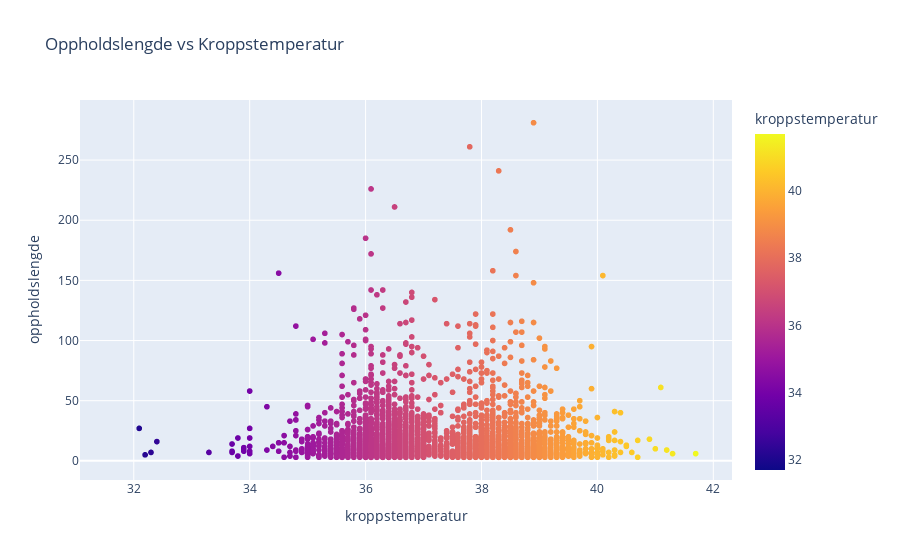

The code cell stored with this chart in its notebook:
### Code cell
# Scatter plot for oppholdslengde mot kroppstemperatur
fig = px.scatter(df_train, x="kroppstemperatur", y="oppholdslengde", title="Oppholdslengde vs Kroppstemperatur", color= "kroppstemperatur")
fig.show()

### Figure 1 — Plotly figure (JSON) as saved in the notebook; plotly's stock layout.template omitted (floating-point values rounded to 4 significant figures; data arrays with more than 128 entries replaced by an {"elided": "..."} marker saying what was removed)
{"data": [{"hovertemplate": "kroppstemperatur=%{marker.color}<br>oppholdslengde=%{y}<extra></extra>", "legendgroup": "", "marker": {"color": {"elided": "7053 float values"}, "coloraxis": "coloraxis", "symbol": "circle"}, "mode": "markers", "name": "", "showlegend": false, "type": "scattergl", "x": {"elided": "7053 float values"}, "xaxis": "x", "y": {"elided": "7053 int values"}, "yaxis": "y"}], "layout": {"coloraxis": {"colorbar": {"title": {"text": "kroppstemperatur"}}, "colorscale": [[0, "#0d0887"], [0.1111, "#46039f"], [0.2222, "#7201a8"], [0.3333, "#9c179e"], [0.4444, "#bd3786"], [0.5556, "#d8576b"], [0.6667, "#ed7953"], [0.7778, "#fb9f3a"], [0.8889, "#fdca26"], [1, "#f0f921"]]}, "legend": {"tracegroupgap": 0}, "title": {"text": "Oppholdslengde vs Kroppstemperatur"}, "xaxis": {"anchor": "y", "domain": [0, 1], "title": {"text": "kroppstemperatur"}}, "yaxis": {"anchor": "x", "domain": [0, 1], "title": {"text": "oppholdslengde"}}}}
